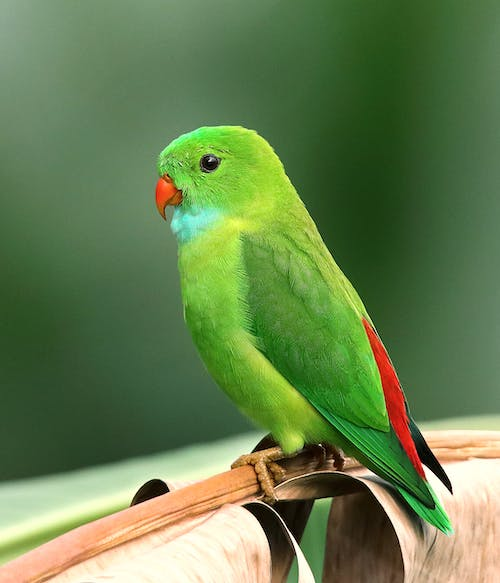
%> input picture pexels-photo-1661179.jpeg, 500 x 583 px
$ octave lab4.m   (GNU Octave 9; MATLAB toolbox functions it lacks are replaced by stand-ins)
%> lines starting %> are read from the running program, lines starting %| are printed output that depends on the picture
%Write a MATLAB/Python program to read an image and perform Lapliciant filter mask.
clc;
clear all;
close all;

% Read the image
image = imread('pexels-photo-1661179.jpeg'); % Change to your image filename
%> image is the input picture: size 583x500x3 uint8; mean R, G, B 102.4, 127.9, 78.4

% Convert the image to grayscale if it's in color
if size(image, 3) == 3
    grayImage = rgb2gray(image);
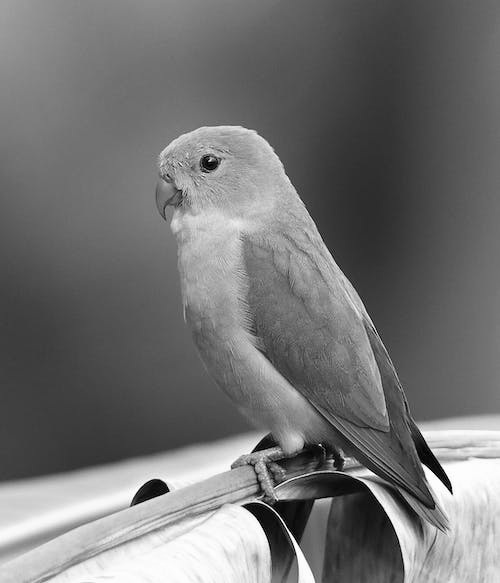
%> grayImage: size 583x500 uint8; min 0, max 254, mean 114.6
else
    grayImage = image;
end

% Define the Laplacian filter mask (kernel)
laplacianMask = [0, 1, 0;
                 1, -4, 1;
                 0, 1, 0];

% Perform convolution using the Laplacian filter mask
filteredImage = conv2(double(grayImage), laplacianMask, 'same');
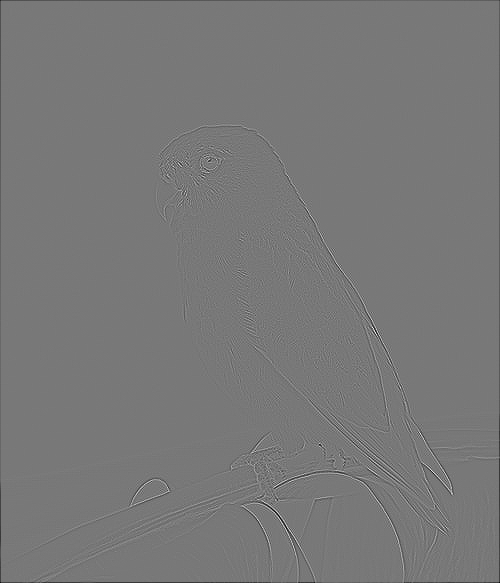
%> filteredImage: size 583x500 double; min -477, max 531, mean -1; drawn with min black and max white

% Display the original and filtered images
subplot(1, 2, 1);
imshow(grayImage);
title('Original Image');

subplot(1, 2, 2);
imshow(uint8(filteredImage));
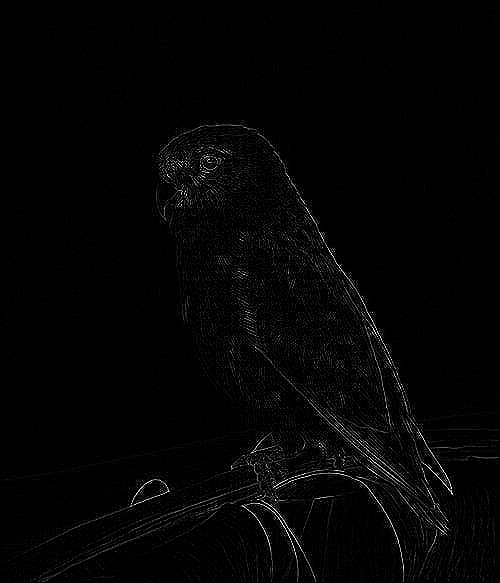
%> displayed picture: size 583x500, on the screen's scale of 0 to 255; min 0, max 255, mean 4.5
title('Laplacian Filtered Image');

colormap gray;

$ run again, with Untitled2.jpeg copied over pexels-photo-1661179.jpeg
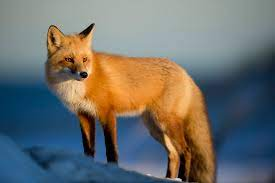
%> input picture Untitled2.jpeg, 275 x 183 px
%> image is the input picture: size 183x275x3 uint8; mean R, G, B 109.5, 111, 107.6
%> `filteredImage = conv2(double(grayImage), laplacianMask, 'same');`:
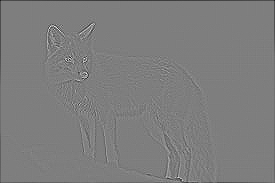
%> filteredImage: size 183x275 double; min -341, max 346, mean -1.8; drawn with min black and max white
%> `imshow(uint8(filteredImage));`:
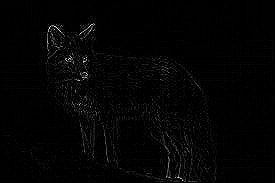
%> displayed picture: size 183x275, on the screen's scale of 0 to 255; min 0, max 255, mean 3.6
